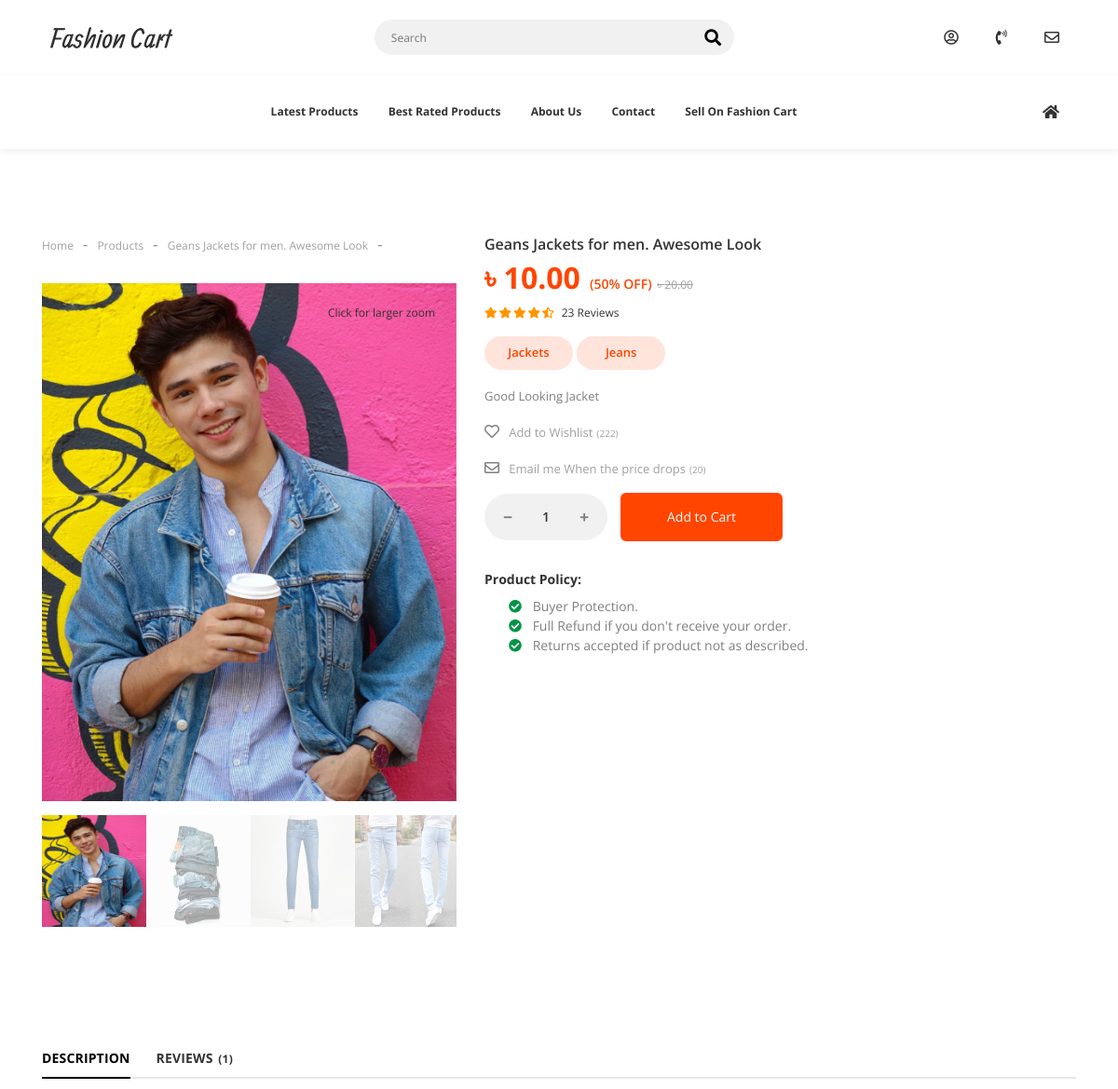
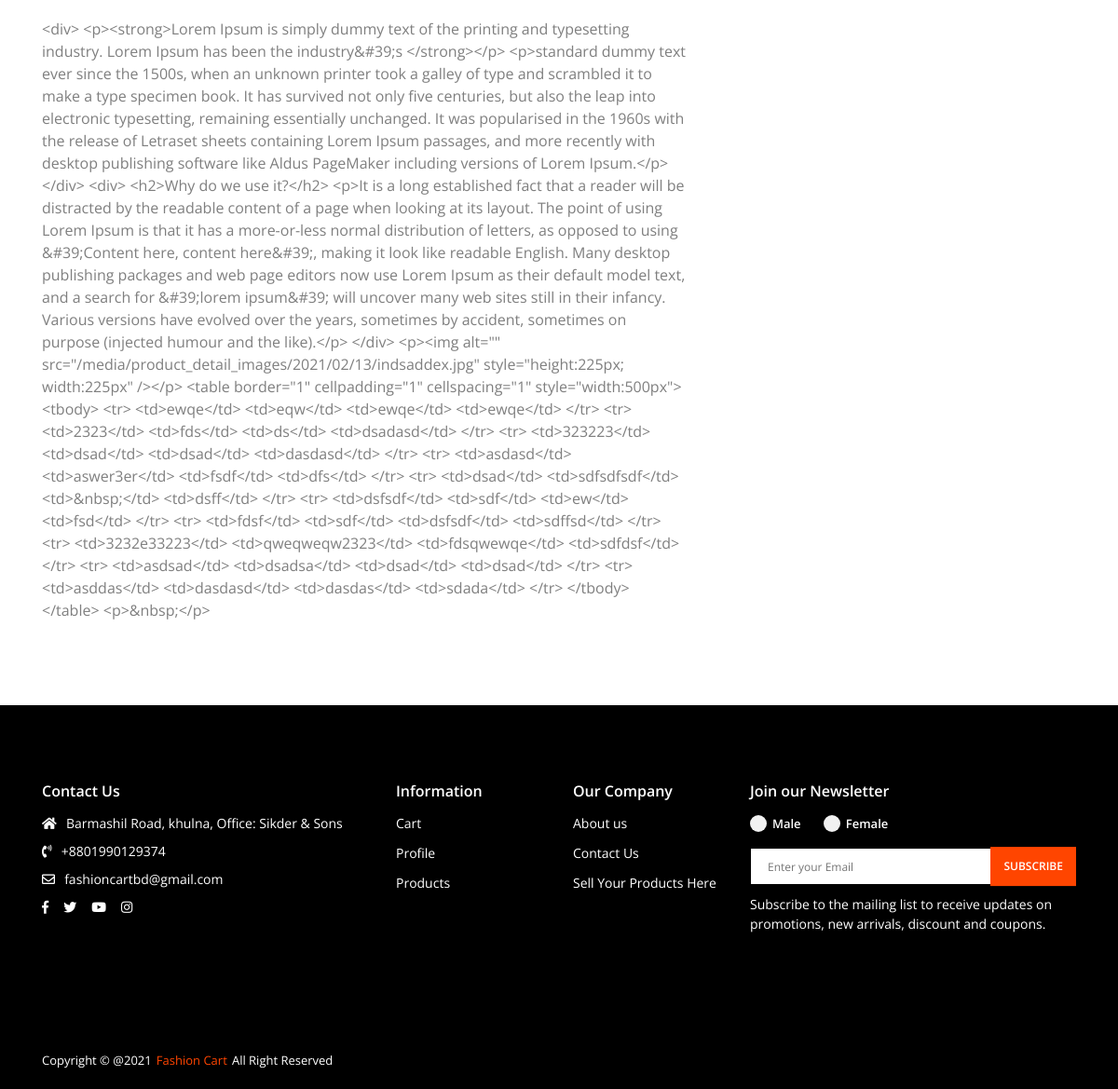
/product/geans-jackets-for-men-awesome-look, run on the app's committed database (2 pictures, top to bottom).
### core/models/product.py (models this page shows, shortened)
class Product(models.Model):
    title = models.CharField(max_length=500)
    summary = models.TextField(max_length=1000)
    description = RichTextUploadingField(null=True, blank=True)
    thumbnail = models.ImageField(upload_to="product_thumbnails/")
    price = models.DecimalField(max_digits=12, decimal_places=2)
    discount_price = models.DecimalField(max_digits=12, decimal_places=2, null=True, blank=True)
    timestamp = models.DateTimeField(auto_now_add=True)
    categories = models.ManyToManyField(Category, related_name="products", blank=True)
    for_gender = models.CharField(max_length=10, choices=gender_choices, default="men")
    sold = models.IntegerField(default=0)
    url = models.SlugField(unique=True, null=True, blank=True)
    def get_discount_percent(self):
        if self.discount_price != None:
            return int((self.price - self.discount_price) / self.price * 100)
        return 0
    @property
    def avg_rating(self) -> float:
        return self.reviews.all().aggregate(avg=Avg("rating"))["avg"] if self.reviews.count() > 0 else 0
    def get_avg_stars(self) -> str:
        stars = ""
        for i in range(0, int(self.avg_rating)):
            stars += """<i class="fas fa-star"></i>"""
        far_star = 5-(int(self.avg_rating))
        if (self.avg_rating - int(self.avg_rating)) != 0:
            stars += """<i class="fas fa-star-half-alt"></i>"""
            far_star -= 1
        for i in range(0, far_star):
            stars += """<i class="far fa-star"></i>"""
        return stars

class ProductImage(models.Model):
    product = models.ForeignKey(Product, on_delete=models.CASCADE, related_name="images")
    image = models.ImageField(upload_to="product_images/")
    def url(self) -> str:
        return self.image.url

### core/models/category.py (models this page shows, shortened)
class Category(models.Model):
    name: str = models.CharField(max_length=50, unique=True)
    image = models.ImageField(upload_to="category_images/", null=True, blank=True)
    featured_in = models.CharField(max_length=10, choices=category_gender_choices, default="none")
    def __str__(self):
        return self.name
    class Meta:
        verbose_name_plural = "categories"

### core/views.py (the view)
# urls.py: path("product/<slug>", views.product_detail, name="product-detail"),
def product_detail(request: HttpRequest, slug: str) -> HttpResponse :
    product_query = Product.objects.filter(url=slug)
    context: Dict[str, object] = dict()
    if product_query.exists():
        product = product_query.first()
        context["product"] = product
        context["user_given_review"] = False
        context["user_review"] = None
        if request.user.is_authenticated:
            review_query = Review.objects.filter(product=product, customer=request.user.customer)
            context["user_given_review"] = review_query.exists()
            context["user_review"] = review_query.first() if context["user_given_review"] else None
        return render(request, "core/product-detail.html", context)
    return render(request, "404.html", {"msg": "Product Not Found"}, status=404)

### core/models/review.py (called while the page is built)
    def get_stars(self) -> str:
        stars = ""
        for i in range(0, int(self.rating)):
            stars += """<i class="fas fa-star"></i>"""
        far_star = 5-(int(self.rating))
        if (self.rating - int(self.rating)) != 0:
            stars += """<i class="fas fa-star-half-alt"></i>"""
            far_star -= 1
        for i in range(0, far_star):
            stars += """<i class="far fa-star"></i>"""
        return stars

### midllewares/cart.py (called while the page is built)
    def __call__(self, request: HttpRequest):
        if request.user.is_authenticated:
            order, created = Order.objects.get_or_create(
                customer=request.user.customer, date_ordered__isnull=True)
            request.cart = order
        response = self.get_response(request)
        return response

### templates/core/product-detail.html (shortened to what this page needs)
<!DOCTYPE html>
<html class="no-js" lang="en">
<head>
    <link rel="stylesheet" href="/static/css/vendor.css">
    <link rel="stylesheet" href="/static/css/utility.css">
    <link rel="stylesheet" href="/static/css/app.css">
</head>
<body class="config">
    <div id="app">
        <header class="header--style-1 header--box-shadow">
            {% include 'components/primary-nav-2.html' %}
            {% include 'components/secondary-nav-2.html' %}
        </header>
        <div class="app-content">
            <div class="u-s-p-t-90">
                <div class="container">
                    <div class="row">
                        <div class="col-lg-5">
                            <div class="pd-breadcrumb u-s-m-b-30">
                                <ul class="pd-breadcrumb__list">
                                    <li class="has-separator">
                                        <a href="{% url 'core:index' %}">Home</a>
                                    </li>
                                    <li class="has-separator">
                                        <a href="{% url 'core:products' %}">Products</a>
                                    </li>
                                    <li class="has-separator">
                                        <a href="{% url 'core:product-detail' product.url %}">{{ product.title }}</a>
                                    </li>
                                </ul>
                            </div>
                            <div class="pd u-s-m-b-30">
                                <div class="slider-fouc pd-wrap">
                                    <div id="pd-o-initiate">
                                        <div class="pd-o-img-wrap" data-src="{{ product.thumbnail.url }}">
                                            <img class="u-img-fluid" src="{{ product.thumbnail.url }}"
                                                data-zoom-image="{{ product.thumbnail.url }}" alt="{{ product.title }}">
                                        </div>
                                    </div>
                                    <span class="pd-text">Click for larger zoom</span>
                                </div>
                                <div class="u-s-m-t-15">
                                    <div class="slider-fouc">
                                        <div id="pd-o-thumbnail">
                                            <div>
                                                <img class="u-img-fluid" style="height: 120px;"
                                                    src="{{ product.thumbnail.url }}" alt="{{ product.title }}">
                                            </div>
                                            {% for image in product.images.all %}
                                            <div>
                                                <img class="u-img-fluid" style="height: 120px;" src="{{ image.url }}"
                                                    alt="{{ product.title }}">
                                            </div>
                                            {% endfor %}
                                        </div>
                                    </div>
                                </div>
                            </div>
                        </div>
                        <div class="col-lg-7">
                            <div class="pd-detail">
                                <div>
                                    <span class="pd-detail__name">{{ product.title }}</span>
                                </div>
                                <div>
                                    <div class="pd-detail__inline">
                                        {% if product.discount_price %}
                                        <span class="pd-detail__price">৳ {{ product.discount_price }}</span>
                                        <span class="pd-detail__discount">({{ product.get_discount_percent }}%
                                            OFF)</span><del class="pd-detail__del">৳ {{ product.price }}</del>
                                    </div>
                                    {% else %}
                                    <span class="pd-detail__price">৳ {{ product.price }}</span>
                                    {% endif %}
                                </div>
                                <div class="u-s-m-b-15">
                                    <div class="pd-detail__rating gl-rating-style"><i class="fas fa-star"></i><i
                                            class="fas fa-star"></i><i class="fas fa-star"></i><i
                                            class="fas fa-star"></i><i class="fas fa-star-half-alt"></i>
                                        <span class="pd-detail__review u-s-m-l-4">
                                            <a data-click-scroll="#view-review">23 Reviews</a></span>
                                    </div>
                                </div>
                                <div class="u-s-m-b-15">
                                    <div class="pd-detail__inline">
                                        {% for category in product.categories.all %}
                                        <a href="" class="manage-o__badge badge--delivered">{{ category }}</a>
                                        {% endfor %}
                                    </div>
                                </div>
                                <div class="u-s-m-b-15">
                                    <span class="pd-detail__preview-desc">{{ product.summary }}</span>
                                </div>
                                <div class="u-s-m-b-15">
                                    <div class="pd-detail__inline">
                                        <span class="pd-detail__click-wrap"><i class="far fa-heart u-s-m-r-6"></i>
                                            <a href="">Add to Wishlist</a>
                                            <span class="pd-detail__click-count">(222)</span></span>
                                    </div>
                                </div>
                                <div class="u-s-m-b-15">
                                    <div class="pd-detail__inline">
                                        <span class="pd-detail__click-wrap"><i class="far fa-envelope u-s-m-r-6"></i>
                                            <a href="">Email me When the price drops</a>
                                            <span class="pd-detail__click-count">(20)</span></span>
                                    </div>
                                </div>
                                <div class="u-s-m-b-15">
                                    <form class="pd-detail__form" method="POST" action="{% url 'core:cart' %}">
                                        <div class="pd-detail-inline-2">
                                            <div class="u-s-m-b-15">
                                                <div class="input-counter">
                                                    <span class="input-counter__minus fas fa-minus" onclick="quantity_counter('rem')"></span>
                                                    <input class="input-counter__text input-counter--text-primary-style"
                                                        type="text" disabled value="1" id="product_quantity" data-min="1" data-max="1000" >
                                                    <span class="input-counter__plus fas fa-plus" onclick="quantity_counter('add')"></span>
                                                </div>
                                            </div>
                                            <div class="u-s-m-b-15">
                                                <button class="btn btn--e-brand-b-2" type="submit">Add to Cart</button>
                                            </div>
                                        </div>
                                    </form>
                                </div>
                                <div class="u-s-m-b-15">
                                    <span class="pd-detail__label u-s-m-b-8">Product Policy:</span>
                                    <ul class="pd-detail__policy-list">
                                        <li><i class="fas fa-check-circle u-s-m-r-8"></i>
                                            <span>Buyer Protection.</span>
                                        </li>
                                        <li><i class="fas fa-check-circle u-s-m-r-8"></i>
                                            <span>Full Refund if you don't receive your order.</span>
                                        </li>
                                        <li><i class="fas fa-check-circle u-s-m-r-8"></i>
                                            <span>Returns accepted if product not as described.</span>
                                        </li>
                                    </ul>
                                </div>
                            </div>
                        </div>
                    </div>
                </div>
            </div>
            <div class="u-s-p-y-90">
                <div class="container">
                    <div class="row">
                        <div class="col-lg-12">
                            <div class="pd-tab">
                                <div class="u-s-m-b-30">
                                    <ul class="nav pd-tab__list">
                                        <li class="nav-item">
                                            <a class="nav-link active" data-toggle="tab" href="#pd-desc">DESCRIPTION</a>
                                        </li>
                                        <li class="nav-item">
                                            <a class="nav-link" id="view-review" data-toggle="tab"
                                                href="#pd-rev">REVIEWS
                                                <span>({{ product.reviews.count }})</span></a>
                                        </li>
                                    </ul>
                                </div>
                                <div class="tab-content">
                                    <div class="tab-pane fade show active" id="pd-desc">
                                        <div class="pd-tab__desc">
                                            {% if product.description %}
                                            {{ product.description }}
                                            {% endif %}
                                        </div>
                                    </div>
                                </div>
                            </div>
                        </div>
                    </div>
                </div>
            </div>
        </div>
        {% include 'components/footer.html' %}
    </div>
</body>
</html>

### data on the page
Product: title "Geans Jackets for men. Awesome Look", thumbnail (picture), discount_price "10.00", get_discount_percent "50", price "20.00", summary "Good Looking Jacket", reviews.count "1", description "<div> <p><strong>Lorem Ipsum is simply dummy text of the printing and typesetting industry. Lorem Ipsum has been the industry&#39;s </strong></p> <p>standard dummy text ever since the 1500s, when an unknown printer took a galley of type and scrambled it to make a type specimen book. It has survived not only five centuries, but also the leap into electronic typesetting, remaining essentially unchanged. It was popularised in the 1960s with the release of Letraset sheets containing Lorem Ipsum passages, and more recently with desktop publishing software like Aldus PageMaker including versions of Lorem Ipsum.</p> </div> <div> <h2>Why do we use it?</h2> <p>It is a long established fact that a…"
ProductImage: url (picture)
ProductImage: url (picture)
ProductImage: url (picture)
Category: name "Jackets"
Category: name "Jeans"
